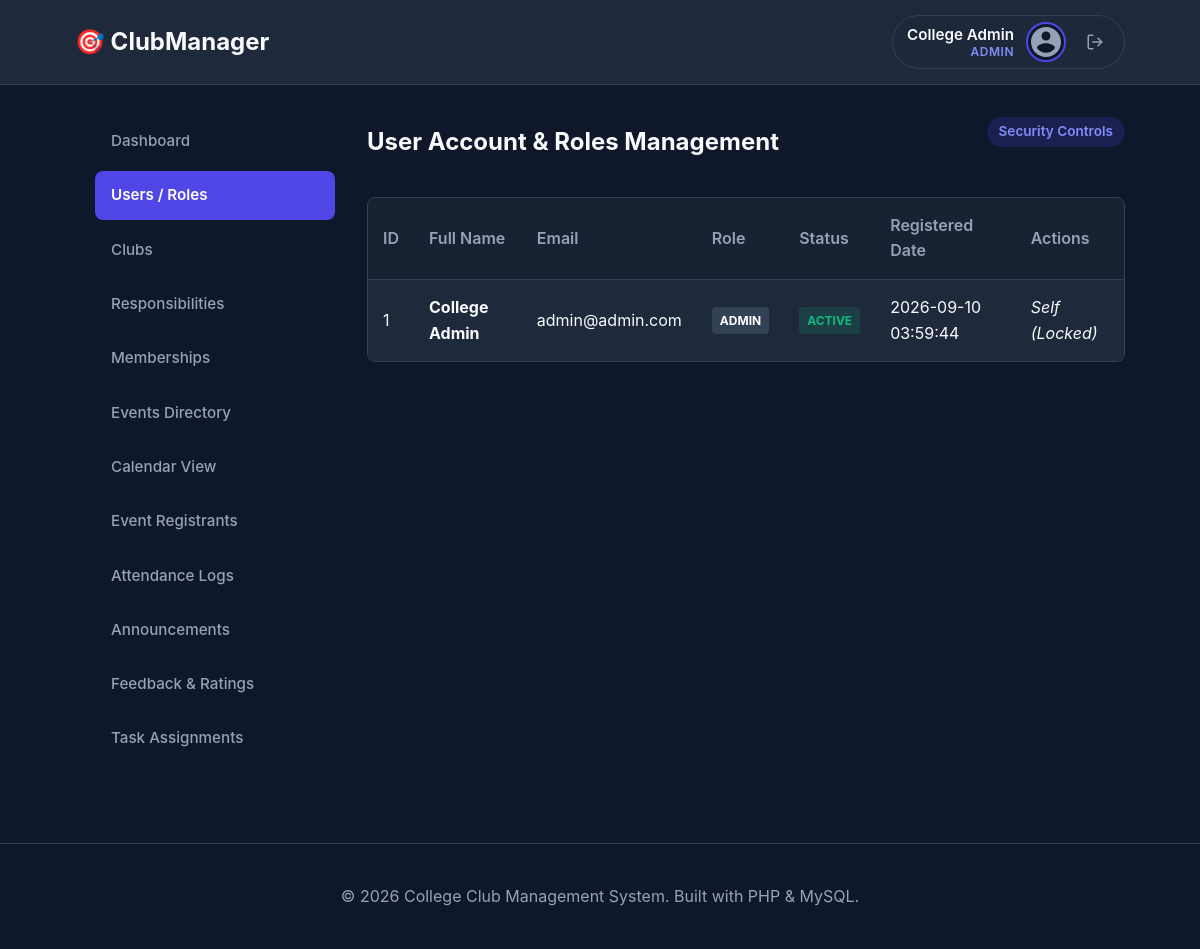
The page /admin/users.php (signed in) on the database its author committed.
### tables this page shows
CREATE TABLE `users` (
  `id` INT AUTO_INCREMENT PRIMARY KEY,
  `full_name` VARCHAR(100) NOT NULL,
  `email` VARCHAR(100) NOT NULL UNIQUE,
  `password` VARCHAR(255) NOT NULL,
  `role` ENUM('student', 'club_head', 'admin') NOT NULL DEFAULT 'student',
  `status` ENUM('active', 'inactive') NOT NULL DEFAULT 'active',
  `created_at` TIMESTAMP DEFAULT CURRENT_TIMESTAMP,
  `updated_at` TIMESTAMP DEFAULT CURRENT_TIMESTAMP ON UPDATE CURRENT_TIMESTAMP
);

### includes/functions.php (called while the page is built, shortened)
<?php
function escape($value) {
    return htmlspecialchars($value ?? '', ENT_QUOTES, 'UTF-8');
}
?>

### admin/users.php (the view, shortened to what this page needs)
<?php
require_once '../config/database.php';
require_once '../includes/functions.php';
try {
    $users = $pdo->query("SELECT * FROM users ORDER BY created_at DESC")->fetchAll();
} catch (PDOException $e) {
    die("Query Error: " . htmlspecialchars($e->getMessage()));
}
?>
<?php require_once '../includes/header.php'; ?>
<?php require_once '../includes/navbar.php'; ?>
<div class="container dashboard-container">
    <?php require_once '../includes/sidebar.php'; ?>
    <main class="main-content">
        <div class="flex-header">
            <h2>User Account & Roles Management</h2>
            <span class="badge">Security Controls</span>
        </div>
        <div class="table-responsive">
            <table>
                <thead>
                    <tr>
                        <th>ID</th>
                        <th>Full Name</th>
                        <th>Email</th>
                        <th>Role</th>
                        <th>Status</th>
                        <th>Registered Date</th>
                        <th>Actions</th>
                    </tr>
                </thead>
                <tbody>
                    <?php foreach ($users as $u): ?>
                        <tr>
                            <td><?php echo escape($u['id']); ?></td>
                            <td><strong><?php echo escape($u['full_name']); ?></strong></td>
                            <td><?php echo escape($u['email']); ?></td>
                            <td>
                                <span class="status-badge" style="background-color: #334155; color: white;">
                                    <?php echo strtoupper(escape($u['role'])); ?>
                                </span>
                            </td>
                            <td>
                                <span class="status-badge <?php echo $u['status'] === 'active' ? 'status-active' : 'status-inactive'; ?>">
                                    <?php echo strtoupper(escape($u['status'])); ?>
                                </span>
                            </td>
                            <td><?php echo escape($u['created_at']); ?></td>
                            <td>
                                <?php if (intval($u['id']) !== intval($_SESSION['user_id'])): ?>
                                    <div style="display: flex; gap: 10px;">
                                        <form action="users.php" method="POST" style="display: inline-flex; align-items: center; gap: 5px;">
                                            <?php csrfInput(); ?>
                                            <input type="hidden" name="action" value="change_role">
                                            <input type="hidden" name="user_id" value="<?php echo $u['id']; ?>">
                                            <select name="role" class="form-control" style="width: auto; padding: 4px 8px; font-size: 0.85rem;" onchange="this.form.submit()">
                                                <option value="student" <?php echo $u['role'] === 'student' ? 'selected' : ''; ?>>student</option>
                                                <option value="club_head" <?php echo $u['role'] === 'club_head' ? 'selected' : ''; ?>>club_head</option>
                                                <option value="admin" <?php echo $u['role'] === 'admin' ? 'selected' : ''; ?>>admin</option>
                                            </select>
                                        </form>
                                        <form action="users.php" method="POST" style="display: inline;">
                                            <?php csrfInput(); ?>
                                            <input type="hidden" name="action" value="toggle_status">
                                            <input type="hidden" name="user_id" value="<?php echo $u['id']; ?>">
                                            <input type="hidden" name="status" value="<?php echo $u['status'] === 'active' ? 'inactive' : 'active'; ?>">
                                            <button type="submit" class="btn btn-outline btn-sm">
                                                Toggle Status
                                            </button>
                                        </form>
                                    </div>
                                <?php else: ?>
                                    <span class="text-muted" style="font-style: italic;">Self (Locked)</span>
                                <?php endif; ?>
                            </td>
                        </tr>
                    <?php endforeach; ?>
                </tbody>
            </table>
        </div>
    </main>
</div>
<?php require_once '../includes/footer.php'; ?>

### assets/css/style.css (style rules this page uses)
:root { --primary-color: #4f46e5; --primary-hover: #4338ca; --bg-dark: #0f172a; --bg-card: #1e293b; --text-main: #f8fafc; --text-muted: #94a3b8; --border-color: #334155; --success: #10b981; --danger: #ef4444; --warning: #f59e0b; --info: #06b6d4; --radius: 8px; --transition: all 0.3s ease; }
* { margin: 0; padding: 0; box-sizing: border-box; }
body { font-family: -apple-system, BlinkMacSystemFont, "Segoe UI", Roboto, Oxygen, Ubuntu, Cantarell, "Open Sans", sans-serif; background-color: var(--bg-dark); color: var(--text-main); line-height: 1.6; }
.container { width: 90%; max-width: 1200px; margin: 0 auto; padding: 0 15px; }
.badge { display: inline-block; background-color: rgba(79, 70, 229, 0.2); color: #818cf8; padding: 4px 12px; border-radius: 50px; font-size: 0.85rem; font-weight: 600; margin-bottom: 20px; }
.dashboard-container { display: flex; gap: 32px; margin-top: 32px; min-height: 70vh; }
.main-content { flex-grow: 1; min-width: 0; }
.table-responsive { overflow-x: auto; max-width: 100%; margin-top: 20px; border: 1px solid var(--border-color); border-radius: var(--radius); -webkit-overflow-scrolling: touch; }
table { width: 100%; border-collapse: collapse; background-color: var(--bg-card); text-align: left; }
th, td { padding: 15px; border-bottom: 1px solid var(--border-color); }
th { font-weight: 600; color: var(--text-muted); background-color: rgba(15, 23, 42, 0.4); }
tr:last-child td { border-bottom: none; }
.status-badge { display: inline-block; padding: 4px 8px; border-radius: 4px; font-size: 0.75rem; font-weight: 700; text-transform: uppercase; }
.status-active { background-color: rgba(16, 185, 129, 0.15); color: var(--success); }
.flex-header { display: flex; justify-content: space-between; align-items: center; margin-bottom: 30px; }

### rows shown on the page
users: id "1", full_name "College Admin", email "admin@admin.com", role "ADMIN", status "ACTIVE", created_at "2026-09-10 03:59:44", shows "Self (Locked)"

### other values the page prints
$fullName "College Admin"
$roleLabel "ADMIN"
$item['label'] "Dashboard"
$item['label'] "Users / Roles"
$item['label'] "Clubs"
$item['label'] "Responsibilities"
$item['label'] "Memberships"
$item['label'] "Events Directory"
$item['label'] "Calendar View"
$item['label'] "Event Registrants"
$item['label'] "Attendance Logs"
$item['label'] "Announcements"
$item['label'] "Feedback & Ratings"
$item['label'] "Task Assignments"
